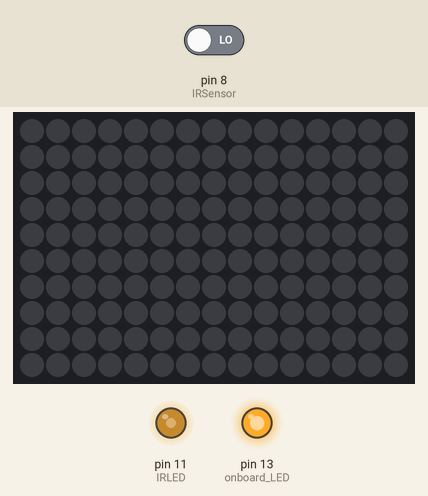
This sketch was run on a simulated Arduino Uno, built with avr-gcc and run on an emulated ATmega328P. Parts: 15×10 RGB LED matrix (first LED top left, wired row by row), output pins drawn as LEDs (lit = HIGH). The inputs (shaded band) are chosen by the test bench; at power-on: pin 8 (IRSensor) LOW. Dim RGB values are drawn brighter than linear.

Above: at 8.6 s.
8.7 s: pin 8 (IRSensor) driven HIGH
At 9.9 s:
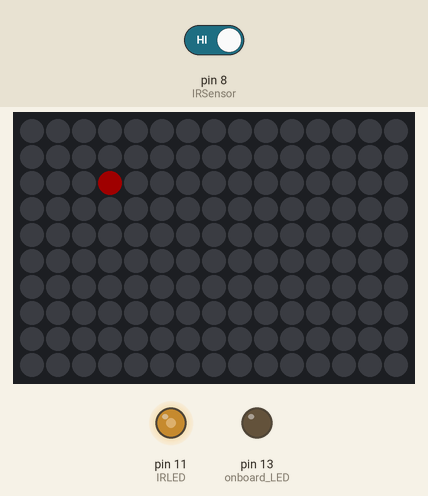
10.2 s: pin 8 (IRSensor) driven LOW
At 11.1 s:
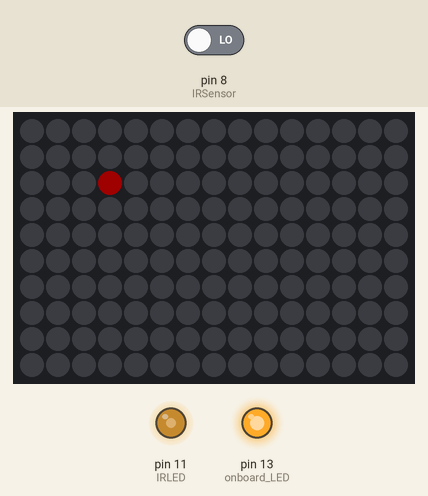
Timing chart, 0 to 13.2 s (numbered marks = the images above; inputs shaded):
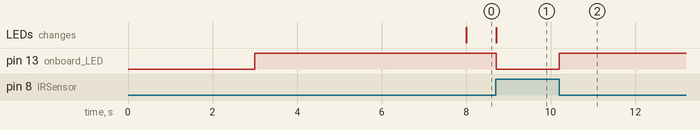

Measured:
- after the input at 8.7 s, pin 13 (onboard_LED): HIGH → LOW at once; the LEDs: change at once (image 1)
- after the input at 10.2 s, pin 13 (onboard_LED): LOW → HIGH at once

The sketch:

UpdateMatrix.ino
```cpp
// LED Matrix Setup
  #include <FastLED.h>
  #define LED_PIN  3 // Connect the data wire from your LED strip to this pin. Use a resistor!
  #define COLOR_ORDER GRB
  #define CHIPSET     WS2812B
  #define NUM_LEDS    150 // Edit this to reflect the number of LEDS you are using.
  #define BRIGHTNESS 32 // 0 to 255
  CRGB leds[NUM_LEDS];
  // Params for width and height, edit these to reflect your setup.
  const uint8_t NumberOfColumns = 15; // Make sure this matches the number in the 'LightEmUp', 'CustomDrawColor', and 'CustomDrawMatrix' functions.
  const uint8_t NumberOfRows = 10;

// Color variable definitions
  uint8_t R[3] = {255,0,0}; //red
  uint8_t O[3] = {255,100,0}; //orange
  uint8_t Y[3] = {255,255,0}; //yellow
  uint8_t x[3] = {0,0,0}; //off aka black

// IR transmitter and receiver setup
  const byte IRLED = 11;  // Timer 2 "A" output: OC2A
  const byte IRSensor = 8; // from receiver output
  const byte onboard_LED = 13; // onboard indicator LED
  boolean BeamBroke;

void setup() {
    // Serial.begin(9600);
    pinMode (IRSensor, INPUT);
    pinMode (onboard_LED, OUTPUT);

  // LED matrix setup
    delay(3000);
    FastLED.addLeds<CHIPSET, LED_PIN, COLOR_ORDER>(leds, NUM_LEDS).setCorrection(TypicalSMD5050);
    FastLED.setBrightness(BRIGHTNESS);
    // Initialize all LEDs to black (off)
    for(uint8_t i = 0; i < NUM_LEDS; i++) {
      leds[i] = CRGB(0,0,0);
    }

  // 38kHz LED setup
    pinMode (IRLED, OUTPUT);
    // set 38kHz square wave on Timer 2, from http://forum.arduino.cc/index.php/topic,102430.0.html
    TCCR2A = _BV (COM2A0) | _BV(WGM21);  // CTC, toggle OC2A on Compare Match
    TCCR2B = _BV (CS20);   // No prescaler
    OCR2A =  209;          // compare A register value (210 * clock speed (1/16MHz))
    //  = 13.125 uS , so frequency is 1 / (2 * 13.125) = 38095
}

// This function will return the right 'led index number' for
// a given set of X and Y coordinates on your matrix.
uint16_t XY( uint8_t row, uint8_t column) {
  uint16_t i;
  if(row & 0x01) {
    // Odd rows run backwards
    uint8_t reverseX = (NumberOfColumns - 1) - column;
    i = (row * NumberOfColumns) + reverseX;
  } else {
    // Even rows run forwards
    i = (row * NumberOfColumns) + column;
  }

  i = i-1; // Shifts each LED by number specified.
  i = ((2*NUM_LEDS)+i)%NUM_LEDS; // If you try to assign more LEDs than defined, this wraps them back to the front
  return i;
}

// The 'Change1LED' function will assign the specified color to the
// LED at the coordinates provided and then show it.
void Change1LED(uint8_t Equip[3], uint8_t *color) {
  // Set Color and get the LED index number using the 'XY' function.
  leds[XY(Equip[0], Equip[1])] = CRGB(*color,*(color+1),*(color+2));
  FastLED.show();
}

unsigned long UpdateState(boolean beambroke, uint8_t Input[3], unsigned long t) {
  uint8_t state = Input[2];
  unsigned long tnow = millis();

  if (beambroke == HIGH) {
    if (state == 0) {
      Change1LED(Input,R);
      state = 1; // in use
    }
    else if (state >= 2) {
      if (state >= 5) { // if beam being repeatedly broken & restored, assume in use
        state = 1;
      }
      else if ((unsigned long)(tnow - t) >= 5000) { // if beam broken after 5sec, set as in use
        state = 1;
      }
      else {
        state = state + 1; // count number of times beam is broken after first break and before wait interval is up
      }
    }
  }
  else {
    if (state == 1) { // if beam restored after being broken, enter intermediate state
      t = tnow; // save time instance
      state = 2; // intermediate
    }
    else if (state >= 2) {
      if ((unsigned long)(tnow - t) >= 5000) { // if 5sec have passed since restored without being broken, set as not in use
        Change1LED(Input,x);
        state = 0; // not in use
      }
    }
  }
  Input[2] = state;
  return t;
}

void loop() {
  // Equipment to LED location definitions
  // Use like 'uint8_t Variable[2] = {row,column,state}'
  // State: 0 = not in use, 1 = in use, 2 >= between states
  static uint8_t Bike[3] = {2,4,1};
  static unsigned long tBike = 0;
  // Serial.println(Bike[2]);
  BeamBroke = digitalRead(IRSensor);

  tBike = UpdateState(BeamBroke, Bike, tBike);

  if (BeamBroke == HIGH) { // beam interrupted
    digitalWrite(onboard_LED, LOW); // green onboard LED off
  }
  else { // beam detected
    digitalWrite(onboard_LED, HIGH); // green LED on
  }
}
```
